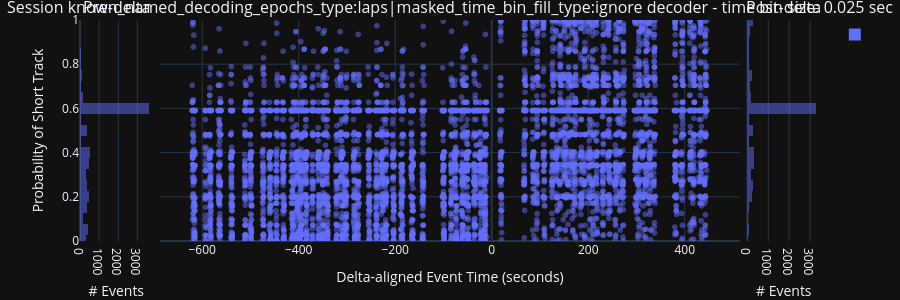
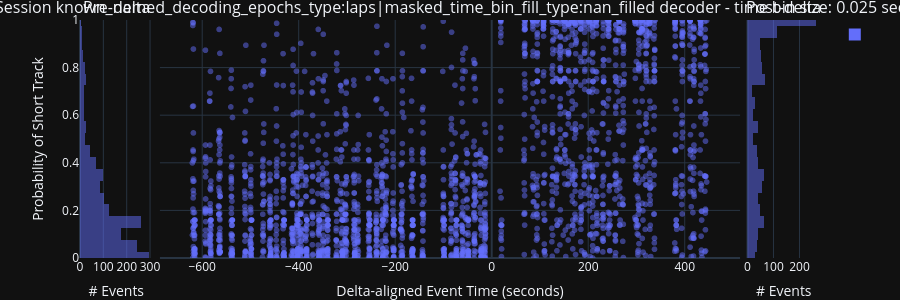
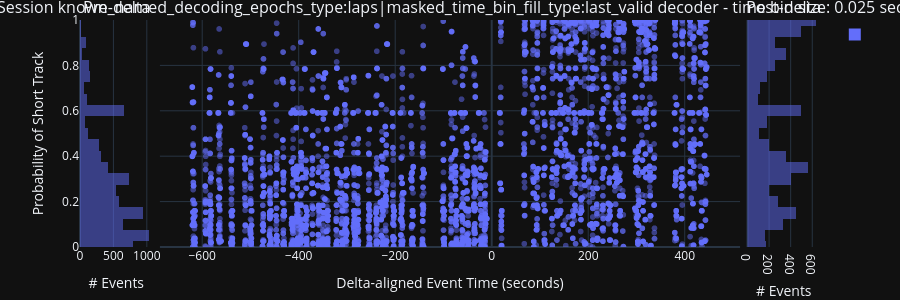
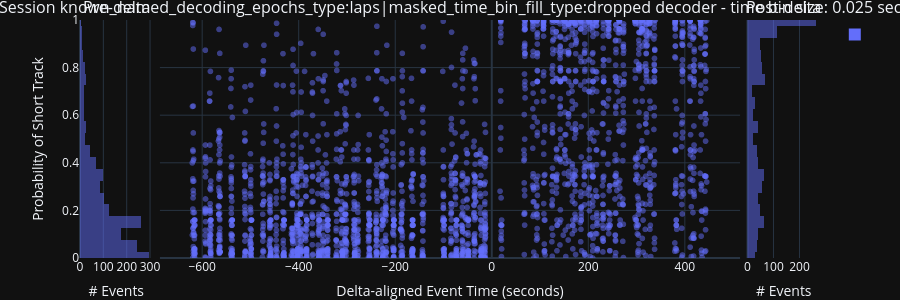

Notebook code for these charts, in order:
### Code cell
from pyphoplacecellanalysis.Pho2D.plotly.Extensions.plotly_helpers import build_single_plotly_marginal_scatter_and_hist_over_time

session_name: str = curr_active_pipeline.session_name
t_start, t_delta, t_end = curr_active_pipeline.find_LongShortDelta_times()
epochs_decoding_time_bin_size: float = 0.025

#INPUTS: a_target_context: IdentifyingContext, a_result: DecodedFilterEpochsResult, a_decoded_marginal_posterior_df: pd.DataFrame, a_decoder: BasePositionDecoder
_flat_out_figs_dict = {}

a_target_context: IdentifyingContext = IdentifyingContext(trained_compute_epochs= 'laps', pfND_ndim= 1, decoder_identifier= 'pseudo2D', time_bin_size= 0.025, known_named_decoding_epochs_type= 'laps', data_grain='per_time_bin') # , known_named_decoding_epochs_type='laps'
flat_context_list, flat_result_context_dict, flat_decoder_context_dict, flat_decoded_marginal_posterior_df_context_dict = a_new_fully_generic_result.get_results_matching_contexts(context_query=a_target_context, return_multiple_matches=True, debug_print=True)
flat_context_list

for a_ctxt, a_decoded_marginal_posterior_df in flat_decoded_marginal_posterior_df_context_dict.items():
    print(a_ctxt)
    
    # Add the maze_id to the active_filter_epochs so we can see how properties change as a function of which track the replay event occured on:
    a_decoded_marginal_posterior_df = a_decoded_marginal_posterior_df.across_session_identity.add_session_df_columns(session_name=session_name, time_bin_size=epochs_decoding_time_bin_size, curr_session_t_delta=t_delta) # , time_col='t'
        
    a_fig, a_figure_context = build_single_plotly_marginal_scatter_and_hist_over_time(a_decoded_posterior_df=a_decoded_marginal_posterior_df, a_target_context=a_ctxt)
    a_fig = a_fig.update_layout(height=300, margin=dict(t=20, b=0),  # Set top and bottom margins to 0
                        )  # Set your desired height
    _flat_out_figs_dict[a_figure_context] = a_fig

    a_fig.show()

### Figure 1 — Plotly figure (JSON) as saved in the notebook; plotly's stock layout.template omitted (floating-point values rounded to 4 significant figures; data arrays with more than 128 entries replaced by an {"elided": "..."} marker saying what was removed)
{"data": [{"alignmentgroup": "True", "bingroup": "y", "hovertemplate": "count=%{x}<br>P_Short=%{y}<extra></extra>", "legendgroup": "", "marker": {"color": "#636efa", "opacity": 0.5, "pattern": {"shape": ""}}, "name": "", "nbinsy": 25, "offsetgroup": "", "orientation": "h", "showlegend": true, "type": "histogram", "xaxis": "x", "xbins": {"end": 0.95, "size": 0.1, "start": 0.05}, "y": {"elided": "7963 float values"}, "yaxis": "y"}, {"hovertemplate": "delta_aligned_start_t=%{x}<br>P_Short=%{y}<extra></extra>", "legendgroup": "", "marker": {"color": "#636efa", "line": {"width": 0}, "opacity": 0.5, "symbol": "circle"}, "mode": "markers", "name": "trace_scatter", "showlegend": false, "type": "scattergl", "x": {"elided": "14350 float values"}, "xaxis": "x2", "y": {"elided": "14350 float values"}, "yaxis": "y2"}, {"alignmentgroup": "True", "bingroup": "y", "hovertemplate": "count=%{x}<br>P_Short=%{y}<extra></extra>", "legendgroup": "", "marker": {"color": "#636efa", "opacity": 0.5, "pattern": {"shape": ""}}, "name": "trace_post_delta_hist", "nbinsy": 25, "offsetgroup": "", "orientation": "h", "showlegend": false, "type": "histogram", "xaxis": "x3", "xbins": {"end": 0.95, "size": 0.1, "start": 0.05}, "y": {"elided": "6387 float values"}, "yaxis": "y3"}], "layout": {"annotations": [{"font": {"size": 16}, "showarrow": false, "text": "Pre-delta", "x": 0.049, "xanchor": "center", "xref": "paper", "y": 1, "yanchor": "bottom", "yref": "paper"}, {"font": {"size": 16}, "showarrow": false, "text": "Session known_named_decoding_epochs_type:laps|masked_time_bin_fill_type:ignore decoder - time bin size: 0.025 sec", "x": 0.5, "xanchor": "center", "xref": "paper", "y": 1, "yanchor": "bottom", "yref": "paper"}, {"font": {"size": 16}, "showarrow": false, "text": "Post-delta", "x": 0.951, "xanchor": "center", "xref": "paper", "y": 1, "yanchor": "bottom", "yref": "paper"}], "barmode": "overlay", "height": 300, "legend": {"itemsizing": "constant", "traceorder": "grouped"}, "margin": {"b": 0, "t": 20}, "meta": {"figure_context": {"comparison": "pre-post-delta", "data_grain": "per_time_bin", "epochs_name": null, "histogram_variable_name": "P_Short", "num_unique_sessions": 1, "plot_type": "scatter+hist", "t_bin_size": 0.025, "title": "Session known_named_decoding_epochs_type:laps|masked_time_bin_fill_type:ignore decoder - time bin size: 0.025 sec", "variable_name": "P_Short"}, "preferred_filename": "P_Short_1_0.025_Session known_named_decoding_epochs_type-laps|masked_time_bin_fill_type-ignore decoder - time bin size- 0.025 sec_None_per_time_bin_scatter+hist_pre-post-delta_P_Short"}, "xaxis": {"anchor": "y", "domain": [0, 0.098], "title": {"text": "# Events"}}, "xaxis2": {"anchor": "y2", "domain": [0.108, 0.892], "title": {"text": "Delta-aligned Event Time (seconds)"}}, "xaxis3": {"anchor": "y3", "domain": [0.902, 1], "title": {"text": "# Events"}}, "yaxis": {"anchor": "x", "autorange": false, "domain": [0, 1], "fixedrange": true, "range": [0, 1], "title": {"text": "Probability of Short Track"}}, "yaxis2": {"anchor": "x2", "domain": [0, 1], "matches": "y", "showticklabels": false}, "yaxis3": {"anchor": "x3", "domain": [0, 1], "matches": "y", "showticklabels": false}}}

### Figure 2 — Plotly figure (JSON) as saved in the notebook; plotly's stock layout.template omitted (floating-point values rounded to 4 significant figures; data arrays with more than 128 entries replaced by an {"elided": "..."} marker saying what was removed)
{"data": [{"alignmentgroup": "True", "bingroup": "y", "hovertemplate": "count=%{x}<br>P_Short=%{y}<extra></extra>", "legendgroup": "", "marker": {"color": "#636efa", "opacity": 0.5, "pattern": {"shape": ""}}, "name": "", "nbinsy": 25, "offsetgroup": "", "orientation": "h", "showlegend": true, "type": "histogram", "xaxis": "x", "xbins": {"end": 0.95, "size": 0.1, "start": 0.05}, "y": {"elided": "7963 float values"}, "yaxis": "y"}, {"hovertemplate": "delta_aligned_start_t=%{x}<br>P_Short=%{y}<extra></extra>", "legendgroup": "", "marker": {"color": "#636efa", "line": {"width": 0}, "opacity": 0.5, "symbol": "circle"}, "mode": "markers", "name": "trace_scatter", "showlegend": false, "type": "scattergl", "x": {"elided": "14350 float values"}, "xaxis": "x2", "y": {"elided": "14350 float values"}, "yaxis": "y2"}, {"alignmentgroup": "True", "bingroup": "y", "hovertemplate": "count=%{x}<br>P_Short=%{y}<extra></extra>", "legendgroup": "", "marker": {"color": "#636efa", "opacity": 0.5, "pattern": {"shape": ""}}, "name": "trace_post_delta_hist", "nbinsy": 25, "offsetgroup": "", "orientation": "h", "showlegend": false, "type": "histogram", "xaxis": "x3", "xbins": {"end": 0.95, "size": 0.1, "start": 0.05}, "y": {"elided": "6387 float values"}, "yaxis": "y3"}], "layout": {"annotations": [{"font": {"size": 16}, "showarrow": false, "text": "Pre-delta", "x": 0.049, "xanchor": "center", "xref": "paper", "y": 1, "yanchor": "bottom", "yref": "paper"}, {"font": {"size": 16}, "showarrow": false, "text": "Session known_named_decoding_epochs_type:laps|masked_time_bin_fill_type:nan_filled decoder - time bin size: 0.025 sec", "x": 0.5, "xanchor": "center", "xref": "paper", "y": 1, "yanchor": "bottom", "yref": "paper"}, {"font": {"size": 16}, "showarrow": false, "text": "Post-delta", "x": 0.951, "xanchor": "center", "xref": "paper", "y": 1, "yanchor": "bottom", "yref": "paper"}], "barmode": "overlay", "height": 300, "legend": {"itemsizing": "constant", "traceorder": "grouped"}, "margin": {"b": 0, "t": 20}, "meta": {"figure_context": {"comparison": "pre-post-delta", "data_grain": "per_time_bin", "epochs_name": null, "histogram_variable_name": "P_Short", "num_unique_sessions": 1, "plot_type": "scatter+hist", "t_bin_size": 0.025, "title": "Session known_named_decoding_epochs_type:laps|masked_time_bin_fill_type:nan_filled decoder - time bin size: 0.025 sec", "variable_name": "P_Short"}, "preferred_filename": "P_Short_1_0.025_Session known_named_decoding_epochs_type-laps|masked_time_bin_fill_type-nan_filled decoder - time bin size- 0.025 sec_None_per_time_bin_scatter+hist_pre-post-delta_P_Short"}, "xaxis": {"anchor": "y", "domain": [0, 0.098], "title": {"text": "# Events"}}, "xaxis2": {"anchor": "y2", "domain": [0.108, 0.892], "title": {"text": "Delta-aligned Event Time (seconds)"}}, "xaxis3": {"anchor": "y3", "domain": [0.902, 1], "title": {"text": "# Events"}}, "yaxis": {"anchor": "x", "autorange": false, "domain": [0, 1], "fixedrange": true, "range": [0, 1], "title": {"text": "Probability of Short Track"}}, "yaxis2": {"anchor": "x2", "domain": [0, 1], "matches": "y", "showticklabels": false}, "yaxis3": {"anchor": "x3", "domain": [0, 1], "matches": "y", "showticklabels": false}}}

### Figure 3 — Plotly figure (JSON) as saved in the notebook; plotly's stock layout.template omitted (floating-point values rounded to 4 significant figures; data arrays with more than 128 entries replaced by an {"elided": "..."} marker saying what was removed)
{"data": [{"alignmentgroup": "True", "bingroup": "y", "hovertemplate": "count=%{x}<br>P_Short=%{y}<extra></extra>", "legendgroup": "", "marker": {"color": "#636efa", "opacity": 0.5, "pattern": {"shape": ""}}, "name": "", "nbinsy": 25, "offsetgroup": "", "orientation": "h", "showlegend": true, "type": "histogram", "xaxis": "x", "xbins": {"end": 0.95, "size": 0.1, "start": 0.05}, "y": {"elided": "7963 float values"}, "yaxis": "y"}, {"hovertemplate": "delta_aligned_start_t=%{x}<br>P_Short=%{y}<extra></extra>", "legendgroup": "", "marker": {"color": "#636efa", "line": {"width": 0}, "opacity": 0.5, "symbol": "circle"}, "mode": "markers", "name": "trace_scatter", "showlegend": false, "type": "scattergl", "x": {"elided": "14350 float values"}, "xaxis": "x2", "y": {"elided": "14350 float values"}, "yaxis": "y2"}, {"alignmentgroup": "True", "bingroup": "y", "hovertemplate": "count=%{x}<br>P_Short=%{y}<extra></extra>", "legendgroup": "", "marker": {"color": "#636efa", "opacity": 0.5, "pattern": {"shape": ""}}, "name": "trace_post_delta_hist", "nbinsy": 25, "offsetgroup": "", "orientation": "h", "showlegend": false, "type": "histogram", "xaxis": "x3", "xbins": {"end": 0.95, "size": 0.1, "start": 0.05}, "y": {"elided": "6387 float values"}, "yaxis": "y3"}], "layout": {"annotations": [{"font": {"size": 16}, "showarrow": false, "text": "Pre-delta", "x": 0.049, "xanchor": "center", "xref": "paper", "y": 1, "yanchor": "bottom", "yref": "paper"}, {"font": {"size": 16}, "showarrow": false, "text": "Session known_named_decoding_epochs_type:laps|masked_time_bin_fill_type:last_valid decoder - time bin size: 0.025 sec", "x": 0.5, "xanchor": "center", "xref": "paper", "y": 1, "yanchor": "bottom", "yref": "paper"}, {"font": {"size": 16}, "showarrow": false, "text": "Post-delta", "x": 0.951, "xanchor": "center", "xref": "paper", "y": 1, "yanchor": "bottom", "yref": "paper"}], "barmode": "overlay", "height": 300, "legend": {"itemsizing": "constant", "traceorder": "grouped"}, "margin": {"b": 0, "t": 20}, "meta": {"figure_context": {"comparison": "pre-post-delta", "data_grain": "per_time_bin", "epochs_name": null, "histogram_variable_name": "P_Short", "num_unique_sessions": 1, "plot_type": "scatter+hist", "t_bin_size": 0.025, "title": "Session known_named_decoding_epochs_type:laps|masked_time_bin_fill_type:last_valid decoder - time bin size: 0.025 sec", "variable_name": "P_Short"}, "preferred_filename": "P_Short_1_0.025_Session known_named_decoding_epochs_type-laps|masked_time_bin_fill_type-last_valid decoder - time bin size- 0.025 sec_None_per_time_bin_scatter+hist_pre-post-delta_P_Short"}, "xaxis": {"anchor": "y", "domain": [0, 0.098], "title": {"text": "# Events"}}, "xaxis2": {"anchor": "y2", "domain": [0.108, 0.892], "title": {"text": "Delta-aligned Event Time (seconds)"}}, "xaxis3": {"anchor": "y3", "domain": [0.902, 1], "title": {"text": "# Events"}}, "yaxis": {"anchor": "x", "autorange": false, "domain": [0, 1], "fixedrange": true, "range": [0, 1], "title": {"text": "Probability of Short Track"}}, "yaxis2": {"anchor": "x2", "domain": [0, 1], "matches": "y", "showticklabels": false}, "yaxis3": {"anchor": "x3", "domain": [0, 1], "matches": "y", "showticklabels": false}}}

### Figure 4 — Plotly figure (JSON) as saved in the notebook; plotly's stock layout.template omitted (floating-point values rounded to 4 significant figures; data arrays with more than 128 entries replaced by an {"elided": "..."} marker saying what was removed)
{"data": [{"alignmentgroup": "True", "bingroup": "y", "hovertemplate": "count=%{x}<br>P_Short=%{y}<extra></extra>", "legendgroup": "", "marker": {"color": "#636efa", "opacity": 0.5, "pattern": {"shape": ""}}, "name": "", "nbinsy": 25, "offsetgroup": "", "orientation": "h", "showlegend": true, "type": "histogram", "xaxis": "x", "xbins": {"end": 0.95, "size": 0.1, "start": 0.05}, "y": {"elided": "1722 float values"}, "yaxis": "y"}, {"hovertemplate": "delta_aligned_start_t=%{x}<br>P_Short=%{y}<extra></extra>", "legendgroup": "", "marker": {"color": "#636efa", "line": {"width": 0}, "opacity": 0.5, "symbol": "circle"}, "mode": "markers", "name": "trace_scatter", "showlegend": false, "type": "scattergl", "x": {"elided": "2933 float values"}, "xaxis": "x2", "y": {"elided": "2933 float values"}, "yaxis": "y2"}, {"alignmentgroup": "True", "bingroup": "y", "hovertemplate": "count=%{x}<br>P_Short=%{y}<extra></extra>", "legendgroup": "", "marker": {"color": "#636efa", "opacity": 0.5, "pattern": {"shape": ""}}, "name": "trace_post_delta_hist", "nbinsy": 25, "offsetgroup": "", "orientation": "h", "showlegend": false, "type": "histogram", "xaxis": "x3", "xbins": {"end": 0.95, "size": 0.1, "start": 0.05}, "y": {"elided": "1211 float values"}, "yaxis": "y3"}], "layout": {"annotations": [{"font": {"size": 16}, "showarrow": false, "text": "Pre-delta", "x": 0.049, "xanchor": "center", "xref": "paper", "y": 1, "yanchor": "bottom", "yref": "paper"}, {"font": {"size": 16}, "showarrow": false, "text": "Session known_named_decoding_epochs_type:laps|masked_time_bin_fill_type:dropped decoder - time bin size: 0.025 sec", "x": 0.5, "xanchor": "center", "xref": "paper", "y": 1, "yanchor": "bottom", "yref": "paper"}, {"font": {"size": 16}, "showarrow": false, "text": "Post-delta", "x": 0.951, "xanchor": "center", "xref": "paper", "y": 1, "yanchor": "bottom", "yref": "paper"}], "barmode": "overlay", "height": 300, "legend": {"itemsizing": "constant", "traceorder": "grouped"}, "margin": {"b": 0, "t": 20}, "meta": {"figure_context": {"comparison": "pre-post-delta", "data_grain": "per_time_bin", "epochs_name": null, "histogram_variable_name": "P_Short", "num_unique_sessions": 1, "plot_type": "scatter+hist", "t_bin_size": 0.025, "title": "Session known_named_decoding_epochs_type:laps|masked_time_bin_fill_type:dropped decoder - time bin size: 0.025 sec", "variable_name": "P_Short"}, "preferred_filename": "P_Short_1_0.025_Session known_named_decoding_epochs_type-laps|masked_time_bin_fill_type-dropped decoder - time bin size- 0.025 sec_None_per_time_bin_scatter+hist_pre-post-delta_P_Short"}, "xaxis": {"anchor": "y", "domain": [0, 0.098], "title": {"text": "# Events"}}, "xaxis2": {"anchor": "y2", "domain": [0.108, 0.892], "title": {"text": "Delta-aligned Event Time (seconds)"}}, "xaxis3": {"anchor": "y3", "domain": [0.902, 1], "title": {"text": "# Events"}}, "yaxis": {"anchor": "x", "autorange": false, "domain": [0, 1], "fixedrange": true, "range": [0, 1], "title": {"text": "Probability of Short Track"}}, "yaxis2": {"anchor": "x2", "domain": [0, 1], "matches": "y", "showticklabels": false}, "yaxis3": {"anchor": "x3", "domain": [0, 1], "matches": "y", "showticklabels": false}}}
